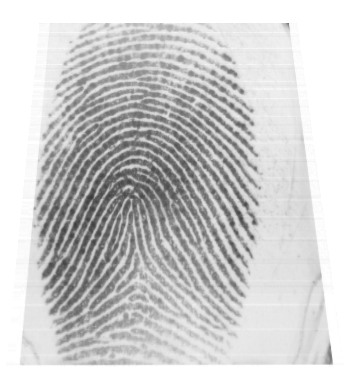
%> input picture huellasDactilares/images/camilo2.bmp, 355 x 390 px
$ octave minucias.m   (GNU Octave 9; MATLAB toolbox functions it lacks are replaced by stand-ins)
%> lines starting %> are read from the running program, lines starting %| are printed output that depends on the picture; in (x1, y1, x2, y2) boxes, pixels count from 0 and x2, y2 are one past the last pixel; in counts of white or black regions, pixels touching at a corner belong together; the program's own positions count from 1
close all; clear all; clc;
BW = imread('images/camilo2.bmp');
%> BW is the input picture: size 390x355 uint8; min 58, max 255, mean 207.9
minimo = min(BW(:));
%> minimo = 58
maximo = max(BW(:));
%> maximo = 255
promedio = mean2(BW);
%> promedio = 207.9
nivel = (maximo-minimo)/2;
%> nivel = 99
figure(1),imshow(BW);title('Imagen Original');

iptsetpref('ImshowBorder','loose'); imshow(BW);
iptsetpref('ImshowAxesVisible','on'); imshow(BW);
im2=(BW>=170); % Cambiar 170, hay que ver como hacerlo dinamico
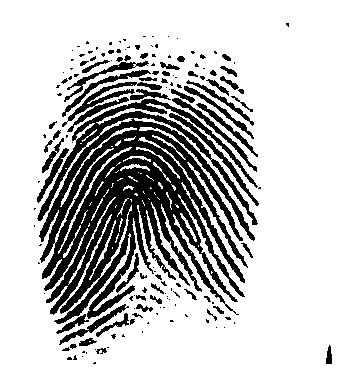
%> im2: size 390x355 logical; 77.8% white; 153 black regions (95 under 20 px), largest, box (x1, y1, x2, y2) and area: (37, 99, 258, 324) 22752, (62, 82, 162, 132) 988, (169, 113, 259, 206) 598
figure(2),imshow(im2); title('Imagen con Correccion BW>=170');

sel=ones(3);
im3=imdilate(im2,sel);
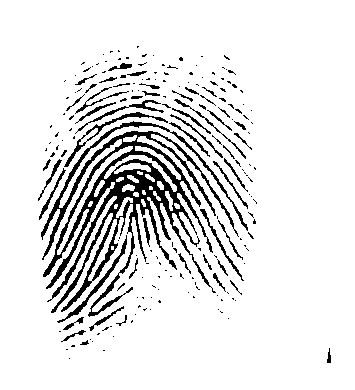
%> im3: size 390x355 logical; 89.4% white; 196 black regions (147 under 20 px), largest, box (x1, y1, x2, y2) and area: (41, 121, 248, 317) 9795, (64, 112, 168, 167) 425, (57, 235, 127, 323) 402
figure(3),imshow(im3); title('Imagen Dilatada con elemento estructurante isotropico');

im4=xor(im3,im2);
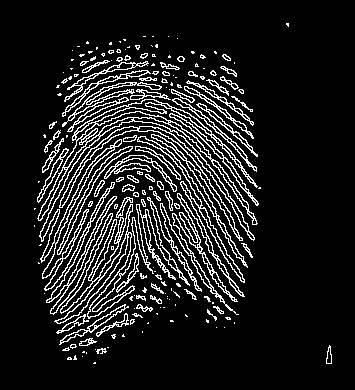
%> im4: size 390x355 logical; 11.6% white in thin lines or dots, all inside (x1, y1, x2, y2) = (34, 23, 332, 364)
figure(4),imshow(im4); title('Imagen Xor - Bordes Externos');

im3=imerode(im2,sel);
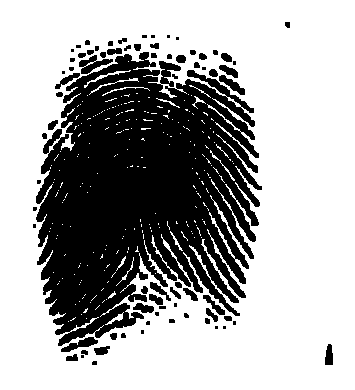
%> im3: size 390x355 logical; 66.3% white; 74 black regions (24 under 20 px), largest, box (x1, y1, x2, y2) and area: (36, 52, 262, 346) 43088, (79, 55, 113, 74) 289, (61, 337, 98, 352) 239
im3=imdilate(im2,sel);
im5=imerode(im2,sel);
figure(5),imshow(im5); title('Imagen Erosionada con elemento estructurante isotropico');

im6=xor(im5,im2);
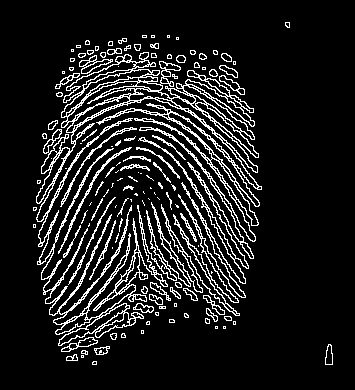
%> im6: size 390x355 logical; 11.5% white in thin lines or dots, all inside (x1, y1, x2, y2) = (33, 22, 333, 365)
figure(6),imshow(im6); title('Imagen Xor - Bordes Internos');

$ run again, with huellasDactilares/images/camilo1.bmp copied over huellasDactilares/images/camilo2.bmp
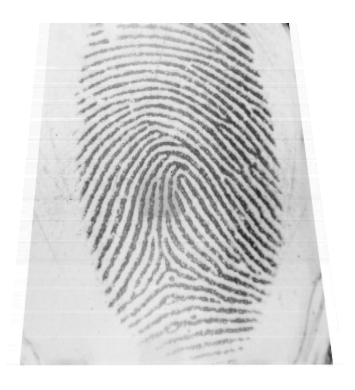
%> input picture huellasDactilares/images/camilo1.bmp, 355 x 390 px
%> BW is the input picture: size 390x355 uint8; min 31, max 255, mean 214.3
%> minimo = 31
%> maximo = 255
%> promedio = 214.3
%> nivel = 112
%> `im2=(BW>=170);`:
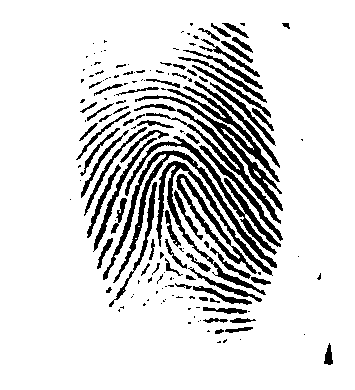
%> im2: size 390x355 logical; 85.3% white; 163 black regions (87 under 20 px), largest, box (x1, y1, x2, y2) and area: (135, 86, 283, 211) 2118, (103, 150, 277, 283) 2098, (156, 161, 273, 295) 1853
%> im4: size 390x355 logical; 9.8% white in thin lines or dots, all inside (x1, y1, x2, y2) = (70, 23, 333, 365)
%> `im6=xor(im5,im2);`:
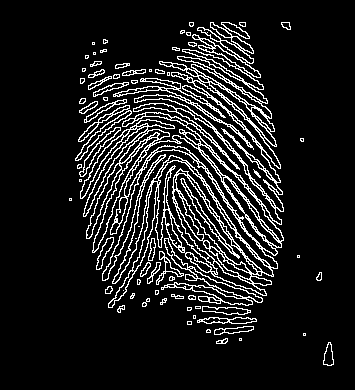
%> im6: size 390x355 logical; 11% white in thin lines or dots, all inside (x1, y1, x2, y2) = (69, 22, 334, 366)

$ run again, with huellasDactilares/images/alexander2.bmp copied over huellasDactilares/images/camilo2.bmp
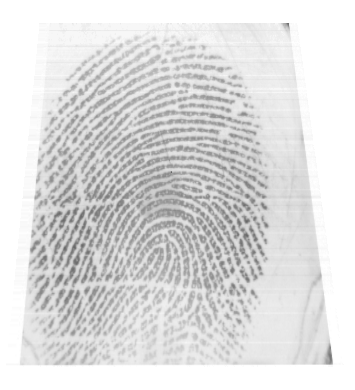
%> input picture huellasDactilares/images/alexander2.bmp, 355 x 390 px
%> BW is the input picture: size 390x355 uint8; min 101, max 255, mean 222.2
%> minimo = 101
%> maximo = 255
%> promedio = 222.2
%> nivel = 77
%> `im2=(BW>=170);`:
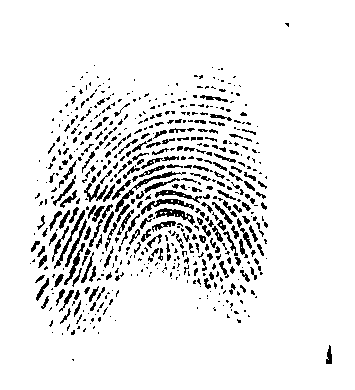
%> im2: size 390x355 logical; 91.1% white; black in thin lines or dots, all inside (x1, y1, x2, y2) = (30, 23, 332, 364)
%> `im6=xor(im5,im2);`:
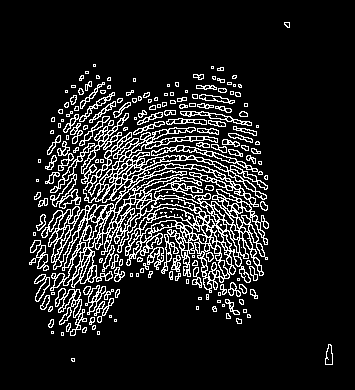
%> im6: size 390x355 logical; 11.9% white in thin lines or dots, all inside (x1, y1, x2, y2) = (29, 22, 333, 365)
